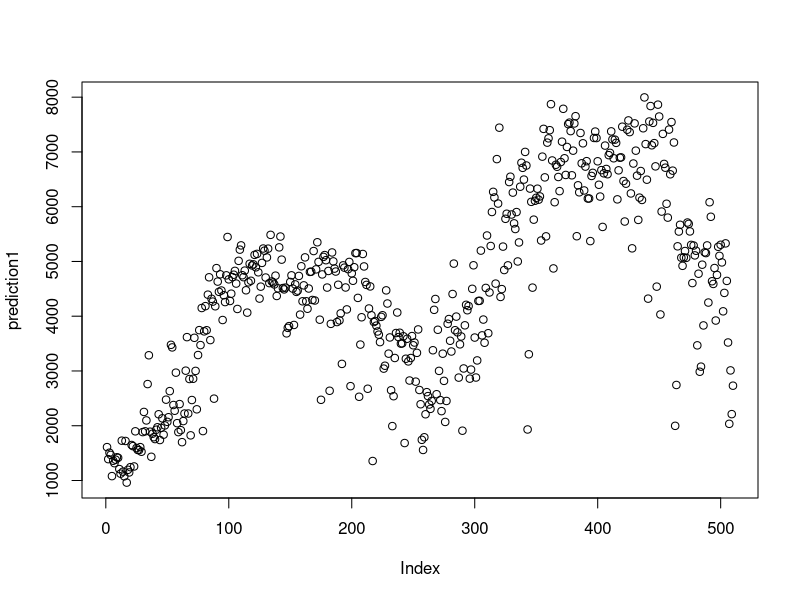
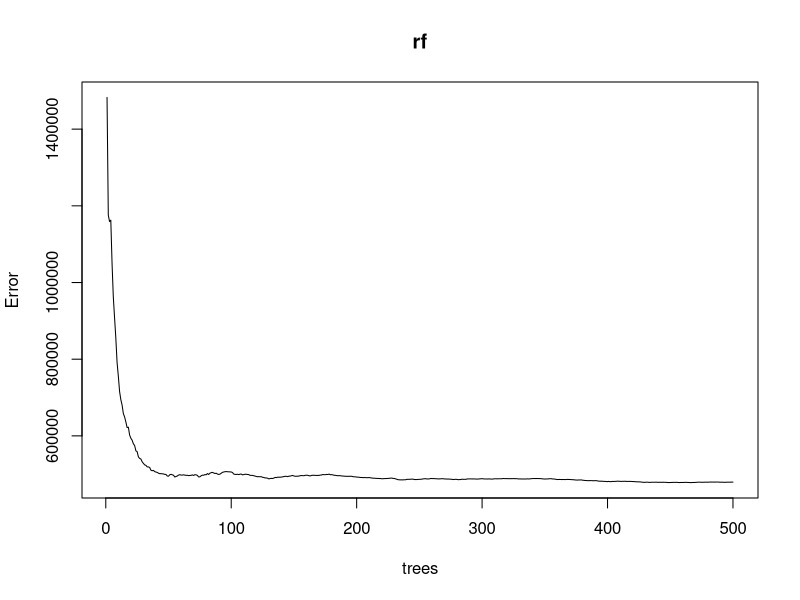
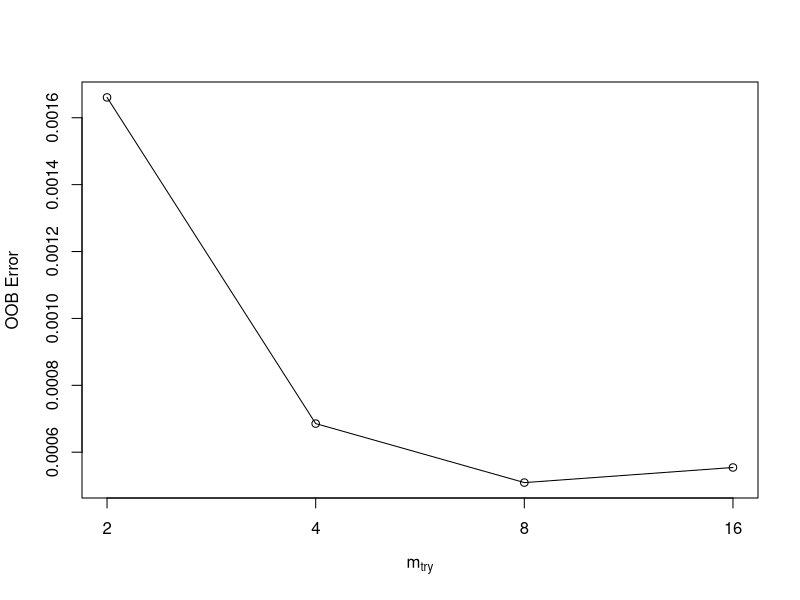

Generate these figures, in order, with R:
#Random Forest is created by aggregating trees
#Can be used for classification or regression
#Can deal with large number of features
#Avoids overfitting
#It deals with only parameters

# Download Data
setwd("C:/Users/Alexander/OneDrive - National College of Ireland/4th Year/Semester 2/Web Mining/CA2/BS-updated")

BikeDayCleaned<-read.csv("BikeDayCleaned.csv")
BikeHoursCleaned<-read.csv("BikeHourCleaned.csv")

#checking data structure
str(BikeDayCleaned)

#data partition
set.seed(123)
ind<-sample(2, nrow(BikeDayCleaned), replace=TRUE, prob=c(0.7,0.3))
train<-BikeDayCleaned[ind==1,]
test<-BikeDayCleaned[ind==2,]

#random forest
library(randomForest)
set.seed(222)
rf<-randomForest(count ~ season + year+ month+holiday + weekday+workingday+ temp +weather + atemp + humidity+windspeed, data=train)
print(rf)

#checking rf attributes
attributes(rf)

#prediction and actual data
library(caret)

prediction1<-predict(rf,train)
head(prediction1)
head(train$count)

#Graph
plot(prediction1)

#Get Percentages 
RMSE(prediction1, train$count) # Mean Squared Error (MSE)

#load library to use MAPE() function
library(MLmetrics)
MAPE(prediction1, train$count) #Mean Absolute Percentage Error

MAE(prediction1, train$count) #Mean Average Error

#prediction with test data
prediction2<-predict(rf,test)

#error rate of random forest
plot(rf)

#tune mtry
train2<-train[,2:15]

tuned<-tuneRF(train2[,-8], train2[,8],
       stepFactor = 0.5,
       plot=TRUE,
       ntreeTry = 300,
       trace=TRUE,
       improve=0.05)
